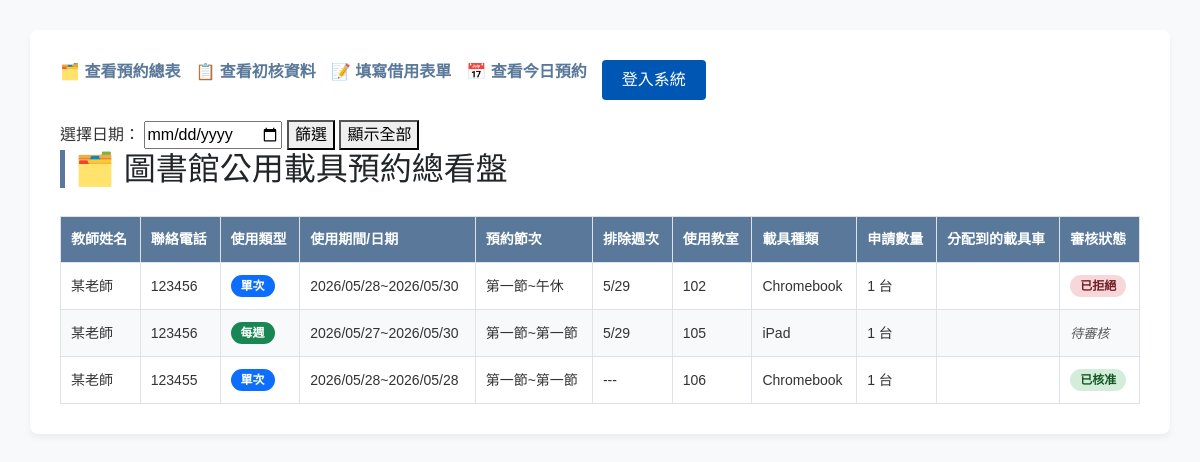
The app's page /, older data.
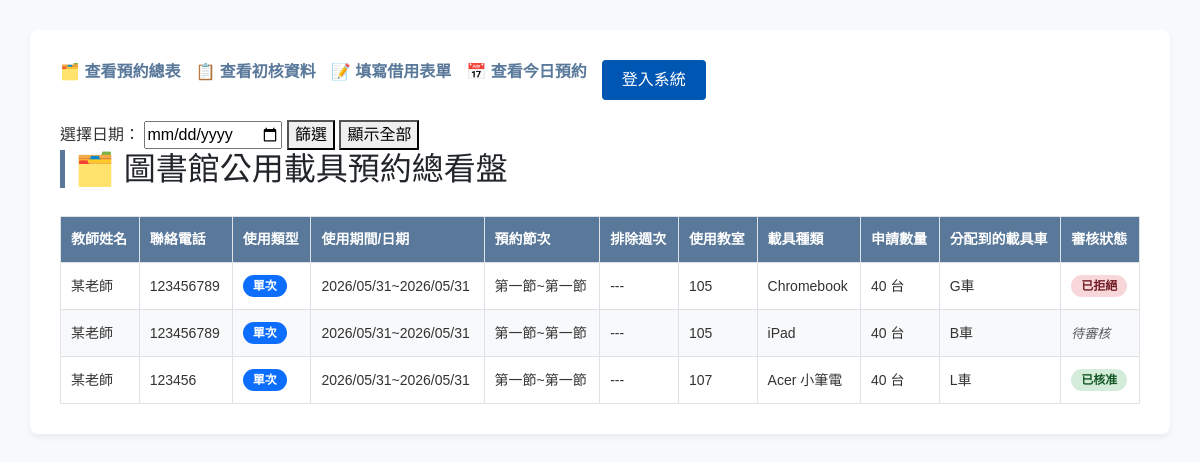
The same page, newer data.
### show/models.py (models this page shows, shortened)
class Borrowlist(models.Model):
    user = models.CharField("借用老師", max_length=20, null=True, blank=True)
    phone = models.CharField("聯絡電話", max_length=25)
    location = models.CharField("教室", max_length=10)
    usage_type_choices = (
        ('once','單次'),
        ('weekly','每周'),
    )
    usage_type = models.CharField(max_length=10, choices = usage_type_choices , default='once')
    DEVICE_CHOICES =(
        ('ipad', 'iPad'),
        ('chromebook', 'Chromebook'),
        ('surface_go', 'Surface Go'),
        ('acer_laptop', 'Acer 小筆電'),
    )
    device_type = models.CharField("載具種類", max_length=20, choices=DEVICE_CHOICES)
    start_date = models.DateField("開始日期", null=True, blank=True)
    end_date = models.DateField("結束日期", null=True, blank=True)
    DAY_CHOICES = (
        ('Monday','星期一'), ('Tuesday','星期二'), ('Wednesday','星期三'),
        ('Thursday','星期四'), ('Friday','星期五'),
    )
    day = models.CharField("星期", choices=DAY_CHOICES, max_length=50, blank=True, null=True)
    PERIODS_CHOICES = (
        ('1', '第一節'), ('2', '第二節'), ('3', '第三節'), ('4', '第四節'),
        ('4.5', '午休'), ('5', '第五節'), ('6', '第六節'), ('7', '第七節'), ('8', '第八節'),
    )
    periods = models.CharField("開始預約節次", max_length=50, choices=PERIODS_CHOICES, default='1')
    PERIODS_END_CHOICES = (
        ('1', '第一節'), ('2', '第二節'), ('3', '第三節'), ('4', '第四節'),
        ('4.5', '午休'), ('5', '第五節'), ('6', '第六節'), ('7', '第七節'), ('8', '第八節'),
    )
    periods_end = models.CharField("結束預約節次", max_length=50, choices=PERIODS_END_CHOICES, default='1')
    exclude_weeks = models.CharField("排除週次/備註", max_length=100, blank=True, default="")
    STATUS_CHOICES = (
        ('待審核', '待審核'),
        ('已通過', '已通過'),
        ('已拒絕', '已拒絕'),
    )
    device_id = models.CharField("載具編號",max_length = 10,default="")
    time_id = models.CharField("時間",max_length = 10,default="")
    status = models.CharField("審核狀態", max_length=10, choices = STATUS_CHOICES , default='待審核')
    device_amount = models.PositiveIntegerField(default=1)
    classroom = models.CharField(max_length=10, blank=True, null=True)
    assigned_vehicle = models.ForeignKey(
        'devicecar',
        on_delete=models.SET_NULL,
        null=True,
        blank=True,
        verbose_name="系統指派載具車"
    )

class devicecar(models.Model):
    device_id = models.CharField(
        max_length=100,
        )
    device_amount = models.PositiveIntegerField(default=1)
    DEVICE_CHOICES =(
        ('ipad', 'iPad'),
        ('chromebook', 'Chromebook'),
        ('surface_go', 'Surface Go'),
        ('acer_laptop', 'Acer 小筆電'),
    )
    device_type = models.CharField("載具種類", max_length=20, choices=DEVICE_CHOICES,blank=True)

### show/views.py (the view)
# urls.py: path('', views.all_reservation_list, name= 'allreservation_view'),
def all_reservation_list(request):
    date_query = request.GET.get('selected_date')
    events = Borrowlist.objects.all()
    if date_query:
        events = events.filter(start_date= date_query )
    context = {
        'events': events,
        'date_query': date_query,
    }
    return render(request, 'all_reservation.html',context)

### show/templates/all_reservation.html (shortened to what this page needs)
<!DOCTYPE html>
<html lang="zh-Hant">
<head>
    <link href="https://cdn.jsdelivr.net/npm/bootstrap@5.3.0/dist/css/bootstrap.min.css" rel="stylesheet">
</head>
<body>
    <div class="container">
        <div class="nav">
            <a href="{% url 'allreservation_view' %}">🗂️ 查看預約總表 </a>
            <a href="{% url 'view_borrow_list' %}">📋 查看初核資料</a>
            <a href="{% url 'submit_borrow' %}">📝 填寫借用表單</a>
            <a href="{% url 'today_reservation' %}">📅 查看今日預約</a>
            {% if user.is_authenticated %}
                <span style="color: #4a5568; margin-right: 15px;">👋 你好，<strong style="color: #0056b3;">{{ user.username }}</strong></span>
                <a href="{% url 'logout' %}?next={{ request.path }}" style="color: #dc2626; text-decoration: underline; font-weight: 500;">登出</a>
            {% else %}
                <a href="{% url 'login' %}?next={{ request.path }}" style="background-color: #0056b3; color: #ffffff; text-decoration: none; padding: 8px 20px; border-radius: 4px; font-weight: 500; display: inline-block;">登入系統</a>
            {% endif %}
        </div>
        <form method="GET" action="">
        <label for="date-select">選擇日期：</label>
        <input type="date" id="date-select" name="selected_date" value="{{ date_query|default:'' }}">
        <button type="submit">篩選</button>
        <a href="{% url 'allreservation_view' %}"><button type="button">顯示全部</button></a>
        </form>
    <h2>🗂️ 圖書館公用載具預約總看盤</h2>
        <div class="table-responsive">
            <table>
                <thead>
                    <tr>
                        <th>教師姓名</th>
                        <th>聯絡電話</th>
                        <th>使用類型</th>
                        <th>使用期間/日期</th>
                        <th>預約節次</th>
                        <th>排除週次</th>
                        <th>使用教室</th>
                        <th>載具種類</th>
                        <th>申請數量</th>
                        <th>分配到的載具車</th>
                        <th>審核狀態</th>
                    </tr>
                </thead>
                <tbody>
                    {% for event in events %}
                        <tr>
                        <td>{{ event.user }}</td>
                        <td>{{ event.phone }}</td>
                        <td>
                            {% if event.usage_type == 'once' %}
                                <span class="badge bg-primary">單次</span>
                            {% else %}
                                <span class="badge bg-success">每週</span>
                            {% endif %}
                        </td>
                        <td>
                            {{event.start_date|date:"Y/m/d"}}~{{event.end_date|date:"Y/m/d"}}
                        </td>
                        <td>
                            {{ event.get_periods_display }}~{{ event.get_periods_end_display }}
                        </td>
                        <td>
                            {% if event.exclude_weeks %}
                            {{ event.exclude_weeks }}
                            {% else %}
                                ---
                            {% endif %}
                        </td>
                        <td>{{ event.location }}</td>
                        <td>{{ event.get_device_type_display }}</td>
                        <td>{{ event.device_amount }} 台</td>
                        <td>{{ event.assigned_vehicle.device_id }}</td>
                        <td>
                            {% if event.status == '待審核' %}
                                <span class="text-muted">待審核</span>
                            {% elif event.status == '已核准' %}
                                <span class="badge badge-approved">已核准</span>
                            {% elif event.status == '已拒絕' %}
                                <span class="badge badge-rejected">已拒絕</span>
                            {% endif %}
                        </td>
                        </tr>
                    {% endfor %}
                </tbody>
            </table>
        </div>
    </div>
</body>
</html>

Row changes from the older to the newer data that the page shows:
removed Borrowlist: user "某老師", phone "123456", usage_type "單次", start_date "2026/05/28", end_date "2026/05/30", periods "第一節", periods_end "午休", exclude_weeks "5/29", location "102", device_type "Chromebook", device_amount "1", status "已拒絕"
removed Borrowlist: user "某老師", phone "123456", usage_type "每週", start_date "2026/05/27", end_date "2026/05/30", periods "第一節", periods_end "第一節", exclude_weeks "5/29", location "105", device_type "iPad", device_amount "1", status "待審核"
removed Borrowlist: user "某老師", phone "123455", usage_type "單次", start_date "2026/05/28", end_date "2026/05/28", periods "第一節", periods_end "第一節", location "106", device_type "Chromebook", device_amount "1", status "已核准"
added Borrowlist: user "某老師", phone "123456789", usage_type "單次", start_date "2026/05/31", end_date "2026/05/31", periods "第一節", periods_end "第一節", location "105", device_type "Chromebook", device_amount "40", assigned_vehicle.device_id "G車", status "已拒絕"
added Borrowlist: user "某老師", phone "123456789", usage_type "單次", start_date "2026/05/31", end_date "2026/05/31", periods "第一節", periods_end "第一節", location "105", device_type "iPad", device_amount "40", assigned_vehicle.device_id "B車", status "待審核"
added Borrowlist: user "某老師", phone "123456", usage_type "單次", start_date "2026/05/31", end_date "2026/05/31", periods "第一節", periods_end "第一節", location "107", device_type "Acer 小筆電", device_amount "40", assigned_vehicle.device_id "L車", status "已核准"
